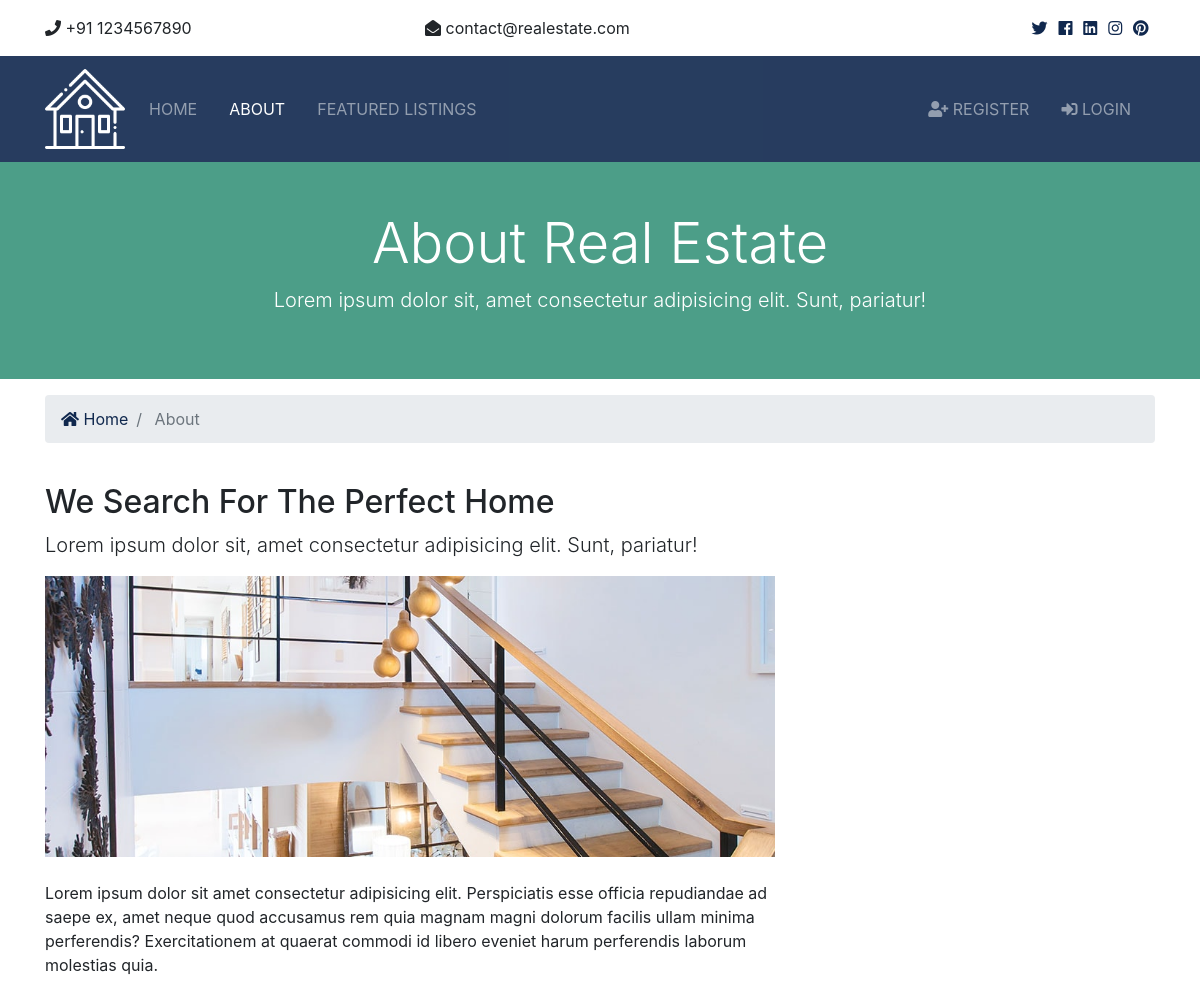
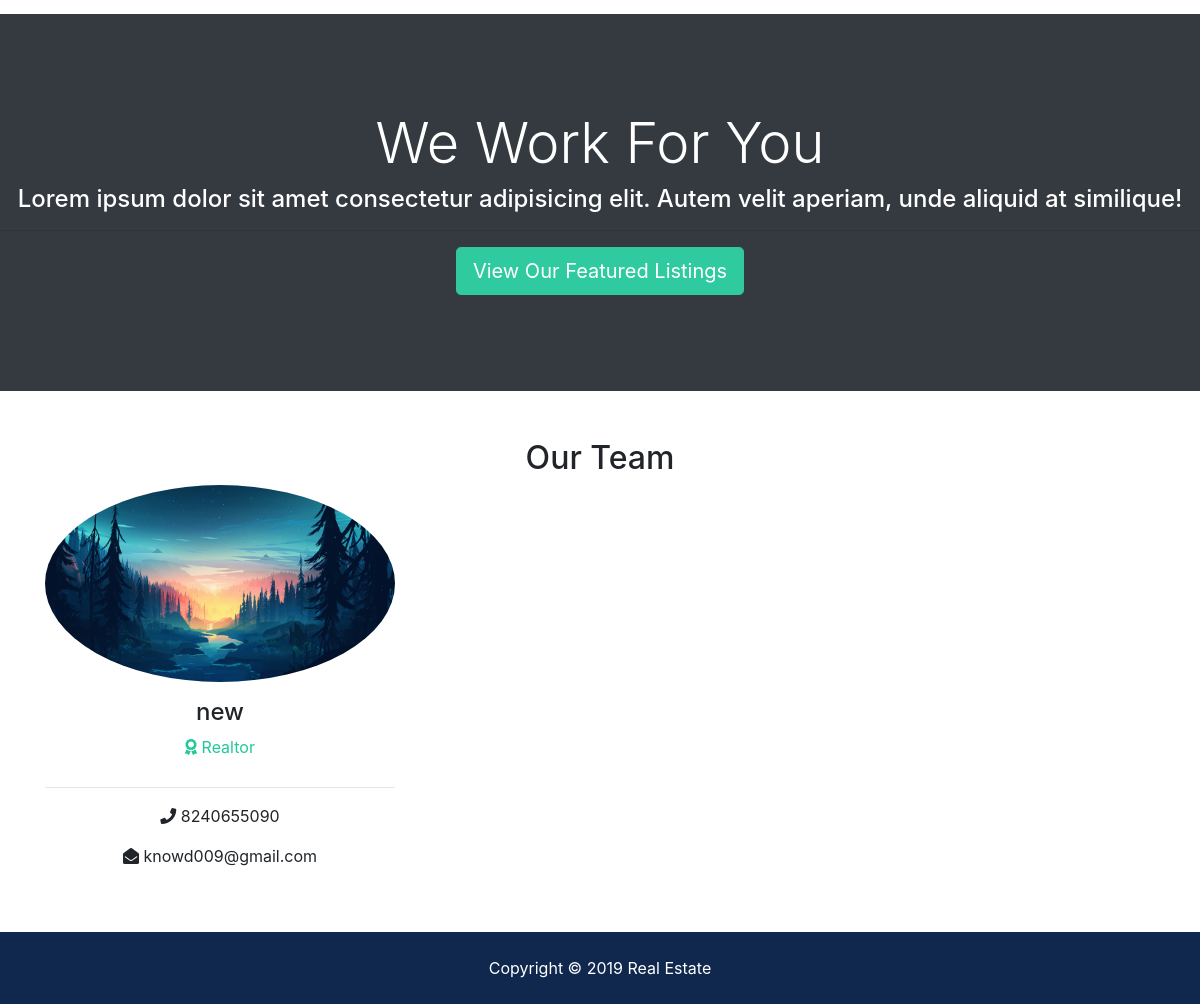
/about, run on the app's committed database (2 pictures, top to bottom).
### realtors/models.py (models this page shows, shortened)
class Realtor(models.Model):
  name = models.CharField(max_length=200)
  photo = models.ImageField(upload_to='photos/%Y/%m/%d/')
  description = models.TextField(blank=True)
  phone = models.CharField(max_length=20)
  email = models.CharField(max_length=50)
  is_mvp = models.BooleanField(default=False)
  hire_date = models.DateTimeField(default=datetime.now, blank=True)

### pages/views.py (the view)
# urls.py: path('about',views.about,name ='about'),
def about(request):
    realtors = Realtor.objects.order_by('-hire_date')
    mvp_realtors = Realtor.objects.all().filter(is_mvp=True)
    context = {
        'realtors': realtors,
        'mvp_realtors': mvp_realtors
    }
    return render(request, 'pages/about.html', context)

### templates/pages/about.html (shortened to what this page needs)
{% extends 'base.html' %}
{% load static %}
{% block content %}
<section id="showcase-inner" class="py-5 text-white">
    <div class="container">
      <div class="row text-center">
        <div class="col-md-12">
          <h1 class="display-4">About Real Estate</h1>
          <p class="lead">Lorem ipsum dolor sit, amet consectetur adipisicing elit. Sunt, pariatur!</p>
        </div>
      </div>
    </div>
  </section>
  <section id="bc" class="mt-3">
    <div class="container">
      <nav aria-label="breadcrumb">
        <ol class="breadcrumb">
          <li class="breadcrumb-item">
            <a href="{% url 'index' %}">
              <i class="fas fa-home"></i> Home</a>
          </li>
          <li class="breadcrumb-item active"> About</li>
        </ol>
      </nav>
    </div>
  </section>
  <section id="about" class="py-4">
    <div class="container">
      <div class="row">
        <div class="col-md-8">
          <h2>We Search For The Perfect Home</h2>
          <p class="lead">Lorem ipsum dolor sit, amet consectetur adipisicing elit. Sunt, pariatur!</p>
          <img src="{% static 'img/about.jpg' %}" alt="">
          <p class="mt-4">Lorem ipsum dolor sit amet consectetur adipisicing elit. Perspiciatis esse officia repudiandae ad saepe ex, amet
            neque quod accusamus rem quia magnam magni dolorum facilis ullam minima perferendis? Exercitationem at quaerat
            commodi id libero eveniet harum perferendis laborum molestias quia.</p>
        </div>
        <div class="col-md-4">
        </div>
      </div>
    </div>
  </section>
  <section id="work" class="bg-dark text-white text-center">
    <h2 class="display-4">We Work For You</h2>
    <h4>Lorem ipsum dolor sit amet consectetur adipisicing elit. Autem velit aperiam, unde aliquid at similique!</h4>
    <hr>
    <a href="{% url 'listings' %}" class="btn btn-secondary text-white btn-lg">View Our Featured Listings</a>
  </section>
  <section id="team" class="py-5">
    <div class="container">
      <h2 class="text-center">Our Team</h2>
      <div class="row text-center">
        {% if realtors %}
          {% for realtor in realtors %}
          <div class="col-md-4">
              <img src="{{ realtor.photo.url }}" alt="" class="rounded-circle mb-3">
              <h4>{{ realtor.name }}</h4>
              <p class="text-success">
                <i class="fas fa-award text-success mb-3"></i> Realtor</p>
              <hr>
              <p>
                <i class="fas fa-phone"></i> {{ realtor.phone }}</p>
              <p>
                <i class="fas fa-envelope-open"></i> {{ realtor.email }}</p>
            </div>
          {% endfor %}
        {% else %}
          <div class="col-md-12">
            <p>No Realtors Available</p>
          </div>
        {% endif %}
      </div>
    </div>
  </section>
{% endblock %}

### realestate/static/css/all.css (style rules this page uses)
.fa, .fas, .far, .fal, .fab { -moz-osx-font-smoothing: grayscale; -webkit-font-smoothing: antialiased; display: inline-block; font-style: normal; font-variant: normal; text-rendering: auto; line-height: 1; }
.fa-award:before { content: "\f559"; }
.fa-envelope-open:before { content: "\f2b6"; }
.fa-home:before { content: "\f015"; }
.fa-phone:before { content: "\f095"; }
.fa, .fas { font-family: 'Font Awesome 5 Free'; font-weight: 900; }

### realestate/static/css/style.css (style rules this page uses)
.btn-secondary { color: #fff !important; }
img { width: 100%; }
#showcase-inner { background: url(../img/building.jpg) no-repeat top center fixed/cover; position: relative; overflow: hidden; min-height: 200px; }
#showcase-inner::before { content: ''; position: absolute; top: 0; left: 0; min-height: 100%; width: 100%; background: rgba(32, 134, 107, 0.8); }
#work { padding: 6rem 0; }

### data on the page
Realtor: photo (picture), name "new", phone "8240655090", email "knowd009@gmail.com"
